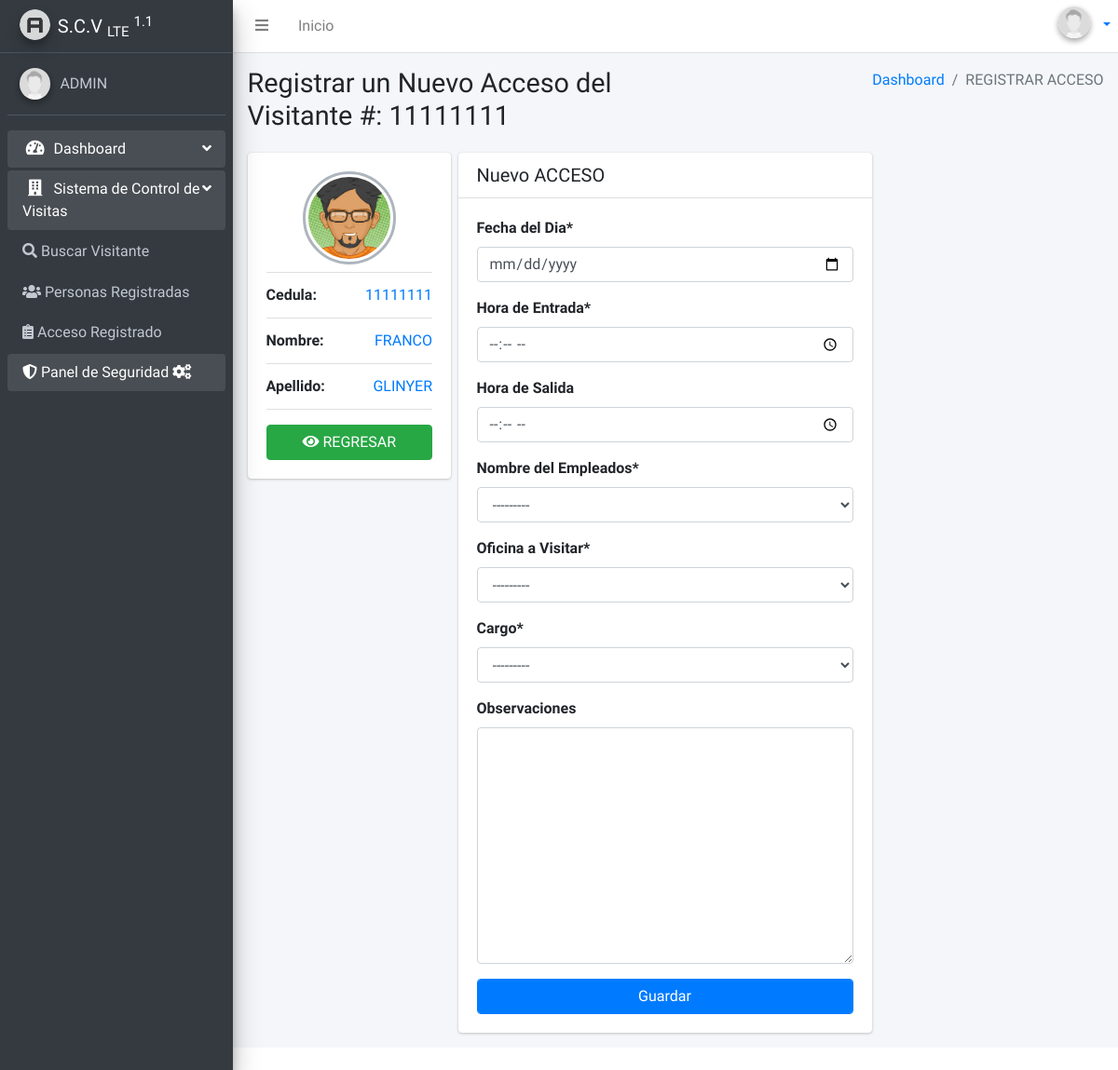
Before: /raccess/person/11111111/ (signed in) with the older database file.
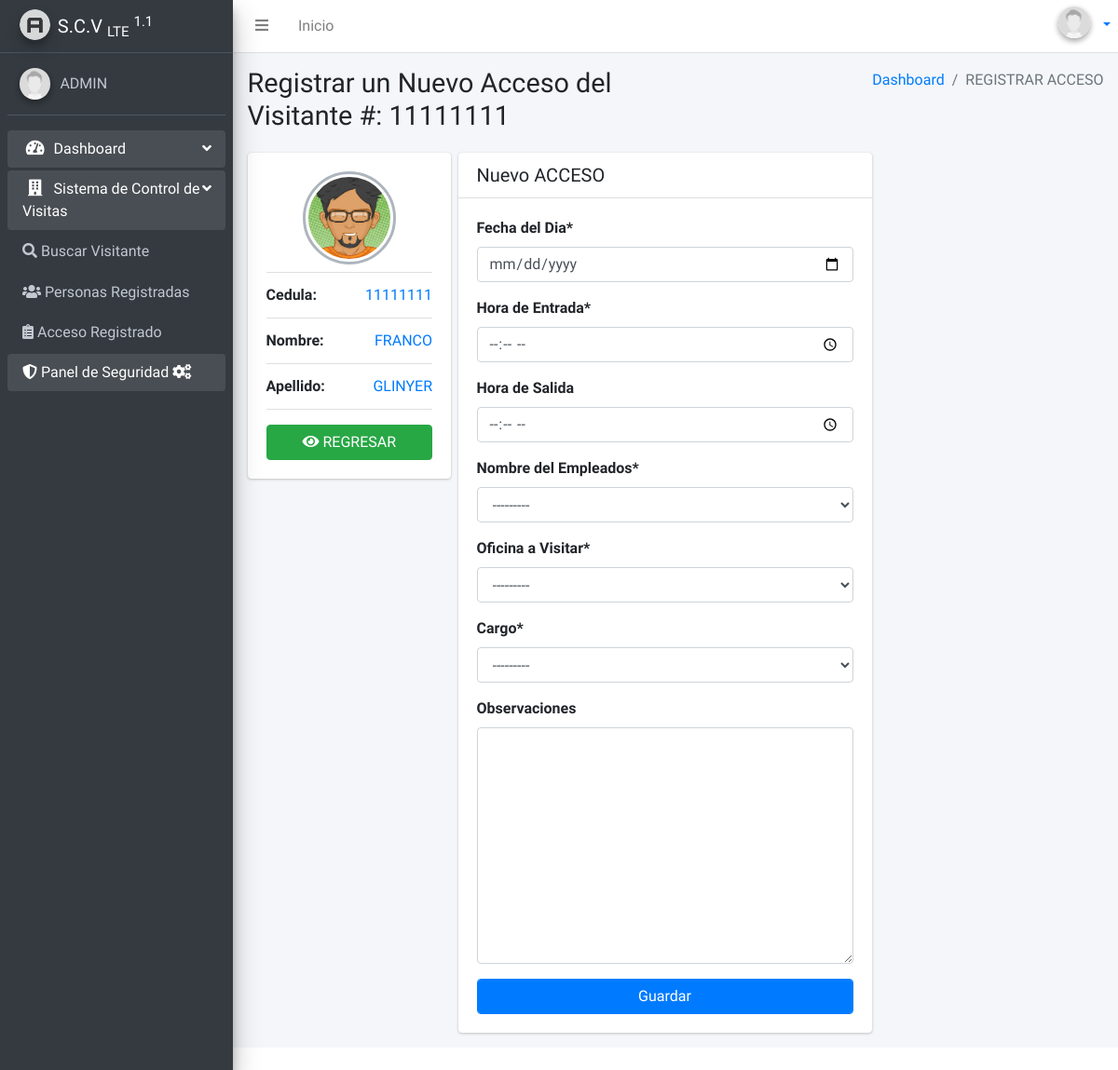
After: the same page with the newer database file.
### apps/dashboard/models.py (models this page shows)
class Cargo(models.Model):
    cargo = models.CharField('Cargo', max_length=60, unique=True)
    oficina = models.ForeignKey(Oficina, on_delete=models.CASCADE)
    class Meta:
        verbose_name = 'Cargo'
        verbose_name_plural = 'Cargos'
    def __str__(self):
        return self.cargo

### apps/gav/views.py (the view)
# urls.py: path('raccess/person/<str:dni>/', views.raccess, name='raccess'),
@login_required
@permission_required('gav.view_avisitantes')
def raccess(request, dni):
    person_access = get_object_or_404(Personas,dni=dni)
    if request.method == 'POST':
        form = AccessForms(request.POST)
        if form.is_valid():
            access = form.save(commit=False)
            now = timezone.localtime()
            if access.entry == now.date():
                access.visitor = person_access
                access.save()
                return redirect('dperson', dni=person_access.dni)
            else:
                form.add_error(None,'La fecha y la hora del acesso deben ser las Actuales')
    else:
        form = AccessForms
    return render(request,'access/raccess.html',{'form':form, 'person_access':person_access})

### apps/dashboard/models.py (called while the page is built)
    def __str__(self):
        return self.noficina

    def __str__(self):
        return f"{self.cedemp} - {self.nEmp} {self.aEmp}"

### templates/access/raccess.html (shortened to what this page needs)
{% extends 'layouts/main.html' %}
{% block titlecontent %}
  Registrar un Nuevo Acceso del Visitante #: {{ person_access.dni }}
{% endblock %}
{% block titlemenu %}
  REGISTRAR ACCESO
{% endblock %}
{% block content %}
  <div class="content">
    <div class="container-fluid">
      <div class="row">
         <div class="col-sm-3">
          <div class="card card-primary">
            <div class="card-body box-profile">
              <div class="text-center">
                {%load static%}
                {% if person_access.gender == 'M' %}
                <img class="profile-user-img img-fluid img-circle"  src="{% static '/dist/img/avatar4.png' %}" alt="Male">
        {% else %}
        <img class="profile-user-img img-fluid img-circle" src="{% static '/dist/img/avatar3.png' %}" alt="Female">
{% endif %}
              </div>
              <ul class="list-group list-group-unbordered mb-3">
                <li class="list-group-item">
                  <b>Cedula:</b> <a class="float-right">{{ person_access.dni }}</a>
                </li>
                <li class="list-group-item">
                  <b>Nombre:</b> <a class="float-right">{{ person_access.first_name|upper }}</a>
                </li>
                <li class="list-group-item">
                  <b>Apellido:</b> <a class="float-right">{{ person_access.last_name|upper }}</a>
                </li>
              </ul>
                 <a class="btn  btn-success btn-block" href="{%url 'dperson' person_access.dni %}"><i class="fa fa-eye" aria-hidden="true"></i> REGRESAR</a>
            </div>
          </div>
        </div>
        {% load crispy_forms_tags %}
        <div class="col-mb-4">
          <div class="card">
            <div class="card-header">
              <h5 class="m-0">Nuevo ACCESO</h5>
            </div>
            <div class="card-body">
              <form method="post" enctype="multipart/form-data">
                <div class="form-row align-items-center">
                  <div class="col-auto">{{ form | crispy}}
                    <input type="submit" class="btn btn-primary btn-block mt-3 form-control" value="Guardar" />
                  </div>
                </div>
              </form>
            </div>
          </div>
        </div>
      </div>
    </div>
  </div>
{% endblock %}

Changed rows visible on the page:
added Cargo: oficina "---------"
